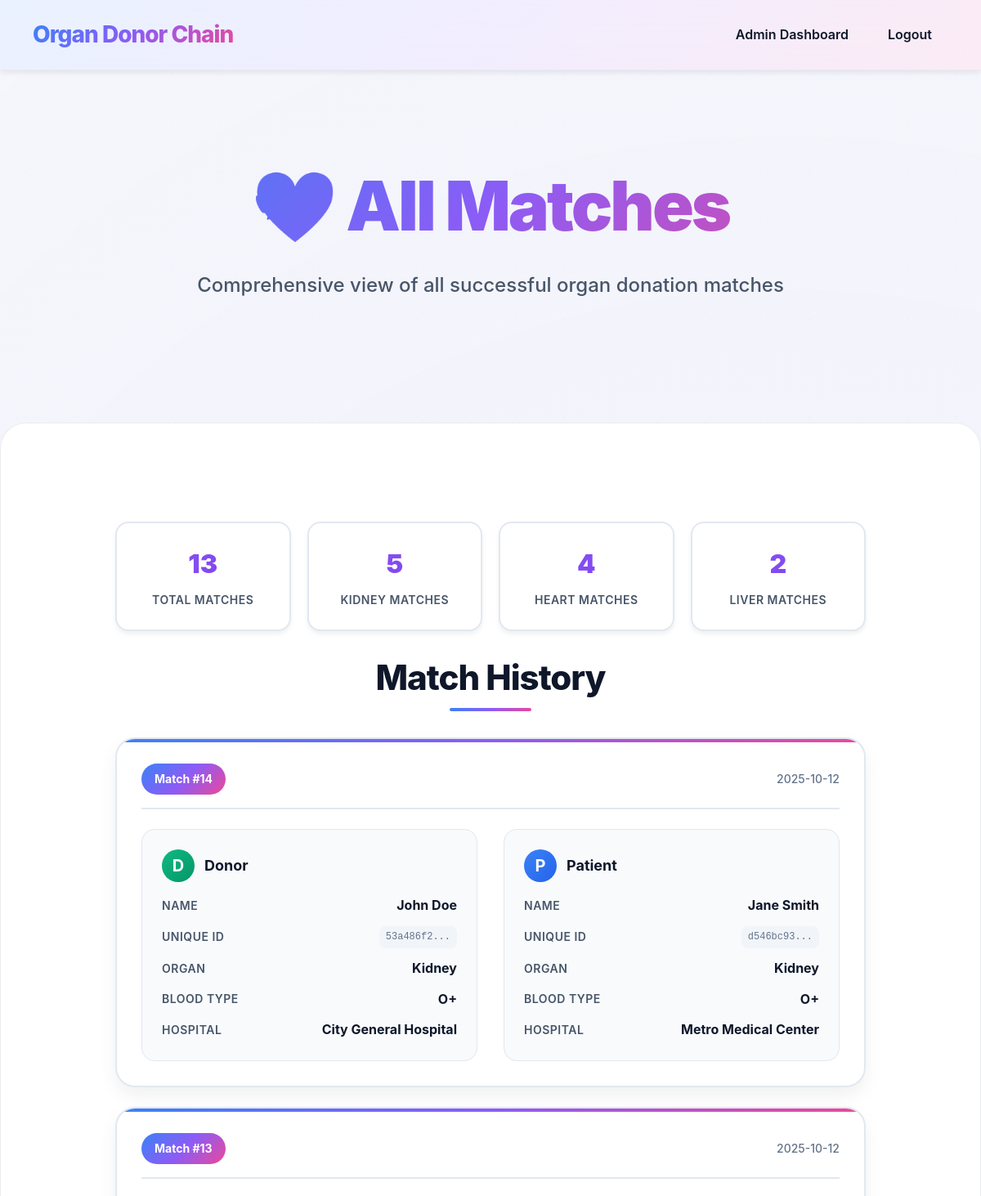
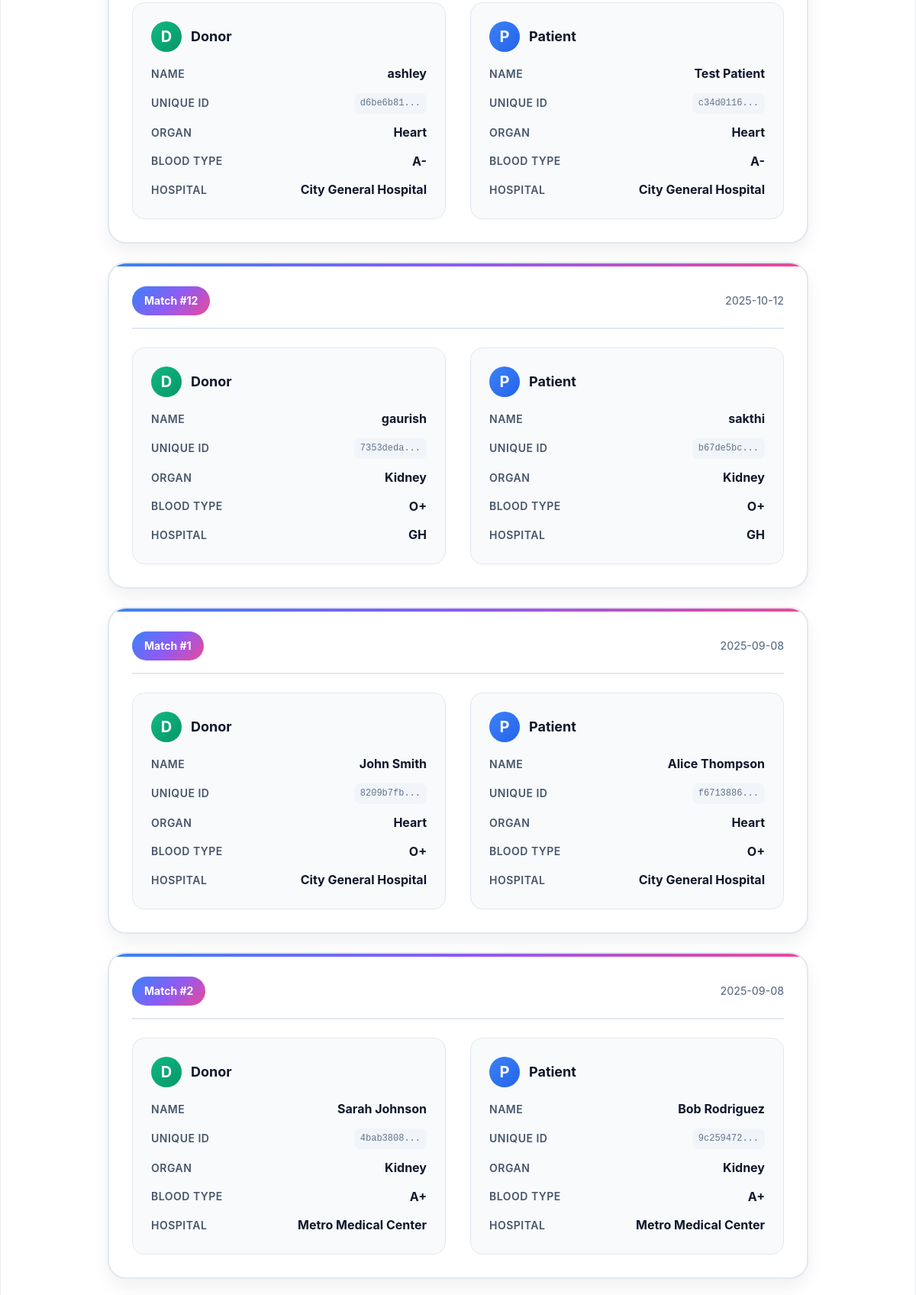
The app's page /admin_matches (signed in, upper part) with its own data (2 pictures, top to bottom).
### tables this page shows
CREATE TABLE match_record (
        id INTEGER PRIMARY KEY AUTOINCREMENT,
        donor_id INTEGER,
        patient_id INTEGER,
        donor_hospital_id INTEGER,
        patient_hospital_id INTEGER,
        organ TEXT,
        blood_type TEXT,
        match_date TEXT DEFAULT CURRENT_TIMESTAMP,
        FOREIGN KEY (donor_id) REFERENCES donor(id),
        FOREIGN KEY (patient_id) REFERENCES patient(id)
    );

CREATE TABLE donor (
        id INTEGER PRIMARY KEY AUTOINCREMENT,
        unique_id TEXT UNIQUE,
        hospital_id INTEGER,
        name TEXT,
        age INTEGER,
        gender TEXT,
        blood_type TEXT,
        organ TEXT,
        status TEXT DEFAULT 'Not Matched',
        registration_date TEXT DEFAULT CURRENT_TIMESTAMP,
        FOREIGN KEY (hospital_id) REFERENCES hospital(id)
    );

CREATE TABLE hospital (
        id INTEGER PRIMARY KEY AUTOINCREMENT,
        name TEXT,
        email TEXT UNIQUE,
        location TEXT,
        password TEXT
    , wallet_address TEXT);

CREATE TABLE patient (
        id INTEGER PRIMARY KEY AUTOINCREMENT,
        unique_id TEXT UNIQUE,
        hospital_id INTEGER,
        name TEXT,
        age INTEGER,
        gender TEXT,
        blood_type TEXT,
        organ TEXT,
        status TEXT DEFAULT 'Not Matched',
        registration_date TEXT DEFAULT CURRENT_TIMESTAMP,
        FOREIGN KEY (hospital_id) REFERENCES hospital(id)
    );

### server/app.py (the view)
@app.route('/admin_matches')
def admin_matches():
    if 'admin' not in session:
        return redirect('/login')
    conn = sqlite3.connect(DB)
    c = conn.cursor()
    try:
        c.execute('''
            SELECT
                mr.id as match_id,
                mr.match_date,
                d.name as donor_name,
                d.unique_id as donor_unique_id,
                p.name as patient_name,
                p.unique_id as patient_unique_id,
                mr.organ,
                mr.blood_type,
                hd.name as donor_hospital,
                hp.name as patient_hospital
            FROM match_record mr
            JOIN donor d ON mr.donor_id = d.id
            JOIN patient p ON mr.patient_id = p.id
            JOIN hospital hd ON mr.donor_hospital_id = hd.id
            JOIN hospital hp ON mr.patient_hospital_id = hp.id
            ORDER BY mr.match_date DESC
        ''')
        matches = c.fetchall()
        match_list = []
        for match in matches:
            match_data = {
                'match_id': match[0],
                'match_date': match[1],
                'donor_name': match[2],
                'donor_unique_id': match[3],
                'patient_name': match[4],
                'patient_unique_id': match[5],
                'organ': match[6],
                'blood_type': match[7],
                'donor_hospital': match[8],
                'patient_hospital': match[9]
            }
            match_list.append(match_data)
    except sqlite3.OperationalError:
        c.execute('''
            SELECT
                mr.id as match_id,
                mr.match_date,
                d.name as donor_name,
                p.name as patient_name,
                mr.organ,
                mr.blood_type,
                hd.name as donor_hospital,
                hp.name as patient_hospital
            FROM match_record mr
            JOIN donor d ON mr.donor_id = d.id
            JOIN patient p ON mr.patient_id = p.id
            JOIN hospital hd ON mr.donor_hospital_id = hd.id
            JOIN hospital hp ON mr.patient_hospital_id = hp.id
            ORDER BY mr.match_date DESC
        ''')
        matches = c.fetchall()
        match_list = []
        for match in matches:
            match_data = {
                'match_id': match[0],
                'match_date': match[1],
                'donor_name': match[2],
                'donor_unique_id': 'N/A',
                'patient_name': match[3],
                'patient_unique_id': 'N/A',
                'organ': match[4],
                'blood_type': match[5],
                'donor_hospital': match[6],
                'patient_hospital': match[7]
            }
            match_list.append(match_data)
    conn.close()
    return render_template('admin_matches.html', matches=match_list)

### client/templates/admin_matches.html (shortened to what this page needs)
<!DOCTYPE html>
<html>
<head>
    <link rel="stylesheet" href="../static/style.css">
</head>
<body>
<nav class="navbar">
    <div class="nav-container">
        <a class="brand" href="/login">Organ Donor Chain</a>
        <ul class="nav-links">
            <li><a href="/manage_hospitals">Admin Dashboard</a></li>
            <li><a href="/logout">Logout</a></li>
        </ul>
    </div>
</nav>
<section class="hero">
    <div class="hero-inner">
        <h1>💝 All Matches</h1>
        <p>Comprehensive view of all successful organ donation matches</p>
    </div>
</section>
<div class="container container-wide">
    <div class="stats-header">
        <div class="stat-card">
            <div class="stat-number">{{ matches|length }}</div>
            <div class="stat-label">Total Matches</div>
        </div>
        <div class="stat-card">
            <div class="stat-number">{{ matches|selectattr('organ', 'equalto', 'Kidney')|list|length }}</div>
            <div class="stat-label">Kidney Matches</div>
        </div>
        <div class="stat-card">
            <div class="stat-number">{{ matches|selectattr('organ', 'equalto', 'Heart')|list|length }}</div>
            <div class="stat-label">Heart Matches</div>
        </div>
        <div class="stat-card">
            <div class="stat-number">{{ matches|selectattr('organ', 'equalto', 'Liver')|list|length }}</div>
            <div class="stat-label">Liver Matches</div>
        </div>
    </div>
    {% if matches %}
        <h2>Match History</h2>
        {% for match in matches %}
        <div class="match-card">
            <div class="match-header">
                <div class="match-id">Match #{{ match.match_id }}</div>
                <div class="match-date">{{ match.match_date[:10] if match.match_date else 'N/A' }}</div>
            </div>
            <div class="match-content">
                <div class="participant-card">
                    <div class="participant-header">
                        <div class="participant-icon donor-icon">D</div>
                        <div class="participant-title">Donor</div>
                    </div>
                    <div class="participant-details">
                        <div class="detail-row">
                            <span class="detail-label">Name</span>
                            <span class="detail-value">{{ match.donor_name }}</span>
                        </div>
                        <div class="detail-row">
                            <span class="detail-label">Unique ID</span>
                            <span class="unique-id">{{ match.donor_unique_id[:8] }}...</span>
                        </div>
                        <div class="detail-row">
                            <span class="detail-label">Organ</span>
                            <span class="detail-value">{{ match.organ }}</span>
                        </div>
                        <div class="detail-row">
                            <span class="detail-label">Blood Type</span>
                            <span class="detail-value">{{ match.blood_type }}</span>
                        </div>
                        <div class="detail-row">
                            <span class="detail-label">Hospital</span>
                            <span class="detail-value">{{ match.donor_hospital }}</span>
                        </div>
                    </div>
                </div>
                <div class="participant-card">
                    <div class="participant-header">
                        <div class="participant-icon patient-icon">P</div>
                        <div class="participant-title">Patient</div>
                    </div>
                    <div class="participant-details">
                        <div class="detail-row">
                            <span class="detail-label">Name</span>
                            <span class="detail-value">{{ match.patient_name }}</span>
                        </div>
                        <div class="detail-row">
                            <span class="detail-label">Unique ID</span>
                            <span class="unique-id">{{ match.patient_unique_id[:8] }}...</span>
                        </div>
                        <div class="detail-row">
                            <span class="detail-label">Organ</span>
                            <span class="detail-value">{{ match.organ }}</span>
                        </div>
                        <div class="detail-row">
                            <span class="detail-label">Blood Type</span>
                            <span class="detail-value">{{ match.blood_type }}</span>
                        </div>
                        <div class="detail-row">
                            <span class="detail-label">Hospital</span>
                            <span class="detail-value">{{ match.patient_hospital }}</span>
                        </div>
                    </div>
                </div>
            </div>
        </div>
        {% endfor %}
    {% else %}
        <div class="no-matches">
            <h3>No Matches Found</h3>
            <p>There are currently no organ donation matches in the system.</p>
            <a href="/manage_hospitals" class="btn-primary">Back to Admin Dashboard</a>
        </div>
    {% endif %}
</div>
</body>
</html>

### client/templates/admin_matches.html (style rules this page uses)
.stats-header { display: grid; grid-template-columns: repeat(auto-fit, minmax(200px, 1fr)); gap: 20px; margin-bottom: 32px; }
.stat-card { background: var(--bg-primary); border: 2px solid var(--border-color); border-radius: 16px; padding: 24px; text-align: center; box-shadow: var(--shadow-soft); }
.stat-number { font-size: 32px; font-weight: 900; background: linear-gradient(135deg, #8b5cf6 0%, #7c3aed 100%); -webkit-background-clip: text; -webkit-text-fill-color: transparent; background-clip: text; margin-bottom: 8px; }
.stat-label { font-size: 14px; font-weight: 600; color: var(--text-secondary); text-transform: uppercase; letter-spacing: 0.5px; }
.match-card { background: var(--bg-primary); border: 2px solid var(--border-color); border-radius: 24px; padding: 30px; margin-bottom: 24px; box-shadow: var(--shadow-medium); transition: all var(--animation-speed) var(--animation-curve); position: relative; overflow: hidden; }
.match-card::before { content: ''; position: absolute; top: 0; left: 0; right: 0; height: 4px; background: var(--primary-gradient); }
.match-header { display: flex; justify-content: space-between; align-items: center; margin-bottom: 24px; padding-bottom: 16px; border-bottom: 2px solid var(--border-color); }
.match-id { background: var(--primary-gradient); color: white; padding: 8px 16px; border-radius: 20px; font-weight: 700; font-size: 14px; }
.match-date { color: var(--text-muted); font-size: 14px; font-weight: 500; }
.match-content { display: grid; grid-template-columns: 1fr 1fr; gap: 32px; }
.participant-card { background: var(--bg-secondary); border-radius: 16px; padding: 24px; border: 1px solid var(--border-color); }
.participant-header { display: flex; align-items: center; gap: 12px; margin-bottom: 16px; }
.participant-icon { width: 40px; height: 40px; border-radius: 50%; display: flex; align-items: center; justify-content: center; font-size: 20px; font-weight: 700; }
.donor-icon { background: linear-gradient(135deg, #10b981 0%, #059669 100%); color: white; }
.patient-icon { background: linear-gradient(135deg, #3b82f6 0%, #2563eb 100%); color: white; }
.participant-title { font-size: 18px; font-weight: 700; color: var(--text-primary); }
.participant-details { display: grid; gap: 12px; }
.detail-row { display: flex; justify-content: space-between; align-items: center; }
.detail-label { font-weight: 600; color: var(--text-secondary); font-size: 14px; text-transform: uppercase; letter-spacing: 0.5px; }
.detail-value { font-weight: 700; color: var(--text-primary); font-size: 16px; }
.unique-id { font-family: 'Courier New', monospace; font-size: 12px; background: var(--bg-tertiary); padding: 4px 8px; border-radius: 8px; color: var(--text-muted); }

### records on screen
match_record: match_id "14", match_date "2025-10-12", donor_name "John Doe", donor_unique_id "53a486f2", organ "Kidney", blood_type "O+", donor_hospital "City General Hospital", patient_name "Jane Smith", patient_unique_id "d546bc93", patient_hospital "Metro Medical Center"
match_record: match_id "13", match_date "2025-10-12", donor_name "ashley", donor_unique_id "d6be6b81", organ "Heart", blood_type "A-", donor_hospital "City General Hospital", patient_name "Test Patient", patient_unique_id "c34d0116", patient_hospital "City General Hospital"
match_record: match_id "12", match_date "2025-10-12", donor_name "gaurish", donor_unique_id "7353deda", organ "Kidney", blood_type "O+", donor_hospital "GH", patient_name "sakthi", patient_unique_id "b67de5bc", patient_hospital "GH"
match_record: match_id "1", match_date "2025-09-08", donor_name "John Smith", donor_unique_id "8209b7fb", organ "Heart", blood_type "O+", donor_hospital "City General Hospital", patient_name "Alice Thompson", patient_unique_id "f6713886", patient_hospital "City General Hospital"
match_record: match_id "2", match_date "2025-09-08", donor_name "Sarah Johnson", donor_unique_id "4bab3808", organ "Kidney", blood_type "A+", donor_hospital "Metro Medical Center", patient_name "Bob Rodriguez", patient_unique_id "9c259472", patient_hospital "Metro Medical Center"

### other values on screen
{{ matches|length }} "13"
{{ matches|selectattr('organ', 'equalto', 'Kidney')|list|length }} "5"
{{ matches|selectattr('organ', 'equalto', 'Heart')|list|length }} "4"
{{ matches|selectattr('organ', 'equalto', 'Liver')|list|length }} "2"
